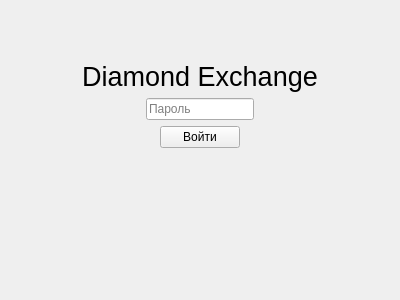
<?xml version="1.0" encoding="UTF-8"?>
<ui version="4.0">
 <class>LoginWindow</class>
 <widget class="QWidget" name="LoginWindow">
  <property name="geometry">
   <rect>
    <x>0</x>
    <y>0</y>
    <width>400</width>
    <height>300</height>
   </rect>
  </property>
  <property name="windowTitle">
   <string>Form</string>
  </property>
  <layout class="QGridLayout" name="gridLayout">
   <item row="0" column="0">
    <layout class="QVBoxLayout" name="Login" stretch="1,1,2">
     <item alignment="Qt::AlignBottom">
      <widget class="QLabel" name="title">
       <property name="text">
        <string>&lt;html&gt;&lt;head/&gt;&lt;body&gt;&lt;p align=&quot;center&quot;&gt;&lt;span style=&quot; font-size:20pt;&quot;&gt;Diamond Exchange&lt;/span&gt;&lt;/p&gt;&lt;/body&gt;&lt;/html&gt;</string>
       </property>
      </widget>
     </item>
     <item alignment="Qt::AlignHCenter">
      <widget class="QLineEdit" name="TxtPassword">
       <property name="text">
        <string/>
       </property>
       <property name="readOnly">
        <bool>false</bool>
       </property>
       <property name="placeholderText">
        <string>Пароль</string>
       </property>
      </widget>
     </item>
     <item alignment="Qt::AlignHCenter|Qt::AlignTop">
      <widget class="QPushButton" name="BtnSignIn">
       <property name="text">
        <string>Войти</string>
       </property>
      </widget>
     </item>
    </layout>
   </item>
  </layout>
 </widget>
 <resources/>
 <connections/>
</ui>
